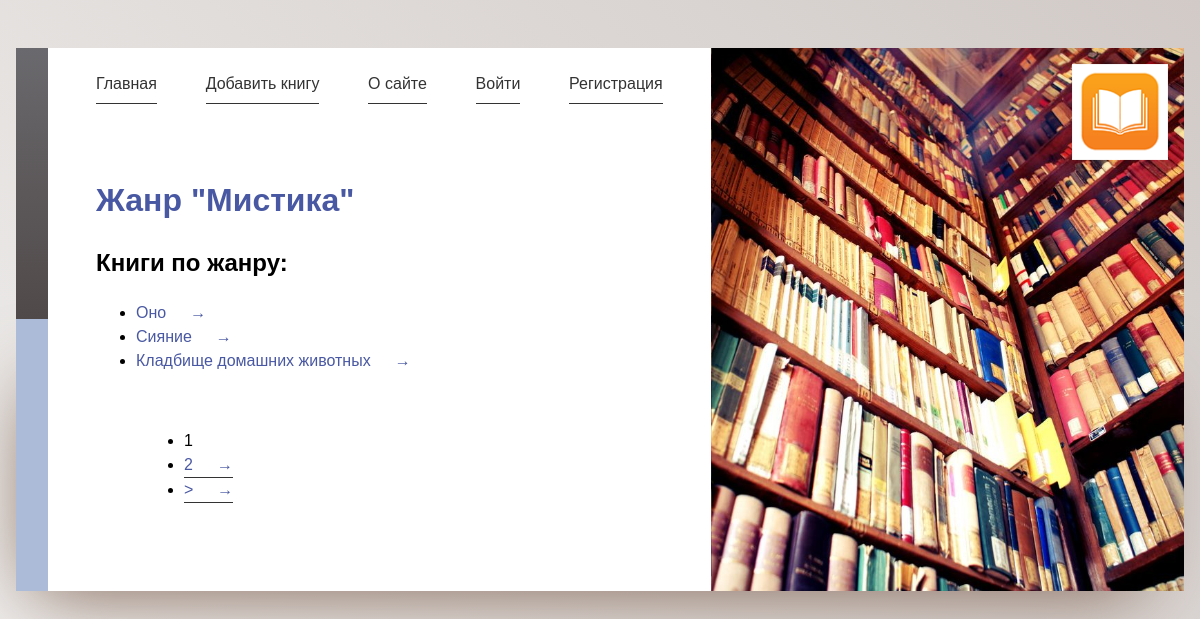
/genre/mistika/, run on the app's committed database.
### library/models.py (models this page shows, shortened)
class Genre(models.Model):
    name = models.CharField(max_length=100, verbose_name='Название')
    slug = models.SlugField(max_length=50, unique=True, db_index=True, verbose_name='URL')
    is_visible = models.BooleanField(default=True, verbose_name='Видимость')
    objects = models.Manager()
    visible = VisibleManager()
    class Meta:
        verbose_name = 'Жанр'
        verbose_name_plural = 'Жанры'
        ordering = ['name']

class Book(models.Model):
    name = models.CharField(max_length=100, verbose_name='Название')
    slug = models.SlugField(max_length=50, unique=True, db_index=True, verbose_name='URL')
    synopsis = models.TextField(blank=True, null=True, verbose_name='Описание')
    date_added = models.DateTimeField(auto_now_add=True, verbose_name='Дата добавления')
    date_updated = models.DateTimeField(auto_now=True, verbose_name='Дата изменения')
    is_visible = models.BooleanField(default=True, verbose_name='Видимость')
    genre = models.ForeignKey(Genre, on_delete=models.CASCADE, related_name='books', verbose_name='Жанр')
    author = models.ManyToManyField(Author, related_name='books', verbose_name='Автор')
    added_by = models.ForeignKey(get_user_model(), on_delete=models.SET_NULL, related_name='books',
                                 verbose_name='Добавил', null=True, default=None)
    objects = models.Manager()
    visible = VisibleManager()
    class Meta:
        verbose_name = 'Книга'
        verbose_name_plural = 'Книги'

### library/views.py (the view)
# urls.py: path('genre/<slug:genre_slug>/', views.ShowGenre.as_view(), name='genre'),
class ShowGenre(ListView):
    model = Book
    template_name = 'library/genre.html'
    context_object_name = 'books'
    paginate_by = 3
    def get_queryset(self):
        return Book.visible.filter(genre__slug=self.kwargs['genre_slug'])
    def get_context_data(self, **kwargs):
        context = super().get_context_data(**kwargs)
        if context['books']:
            genre = context['books'][0].genre
        else:
            genre = Genre.visible.get(slug=self.kwargs['genre_slug'])
        context['title'] = genre.name
        context['genre'] = genre
        return context

### library/context_processors.py (called while the page is built)
def get_menu(request):
    return {'mainmenu': menu}

### library/models.py (called while the page is built)
    def get_queryset(self):
        return super().get_queryset().filter(is_visible=True)

### library/templates/library/genre.html (shortened to what this page needs)
{% extends 'base.html' %}
{% block content %}
<h1><span>Жанр "{{ genre.name}}"</span></h1>
<h2>Книги по жанру:</h2>
<ul>
    {% for book in books %}
    <li><a href="{% url 'book' book.slug %}">{{ book.name }}</a></li>
    {% endfor %}
</ul>
{% if page_obj.has_other_pages %}
<nav class="list-pages">
    <ul>
        {% for p in paginator.page_range %}
        {% if page_obj.number == p %}
        <li class="page-num page-num-selected">{{ p }}</li>
        {% elif p >= page_obj.number|add:-2 and p <= page_obj.number|add:2 %}
        <li class="page-num">
            <a href="?page={{ p }}">{{ p }}</a>
        </li>
        {% endif %}
        {% endfor %}
        {% if page_obj.has_next %}
        <li class="page-num">
            <a href="?page={{ page_obj.next_page_number }}">&gt</a>
        </li>
        {% endif %}
    </ul>
</nav>
{% endif %}
{% endblock %}

### static/css/style.css (style rules this page uses)
:root { --var-padding: 1em; --highlight: hsl(230, 38%, 46%); --highlight-dark: hsl(230, 38%, 36%); --logo-width: 6em; --logo-offset: 1em; --main-column-width: 25em; }
* { box-sizing: border-box; }
*::before, *::after { border-box: inherit; }
nav { display: flex; padding: 1.5em var(--var-padding); grid-row: 1; grid-column: 1; background: #fff; }
nav a { display: block; color: #333; text-decoration: none; border-bottom: 1px solid #333; }
main h1 { margin-top: 0; font-weight: normal; }
main h1 span { display: block; color: var(--highlight); font-weight: bolder; }
main a { color: var(--highlight); text-decoration: none; }
main a::after { margin-left: 1.5em; content: "→"; vertical-align: baseline; }
html { min-height: 100vh; font-family: sans-serif; line-height: 1.5; background: linear-gradient(45deg, #f1f0ef, #d1cac7); background-repeat: no-repeat; background-size: cover; }
body { margin: 0; }
@media (min-width: 37.5em) { :root { --var-padding: 3em; } }
@media (min-width: 37.5em) { body { margin: 1em; } }
@media (min-width: 37.5em) { nav { justify-content: space-between; } }

### data on the page
Genre: name "Мистика"
Book: name "Оно"
Book: name "Сияние"
Book: name "Кладбище домашних животных"

### other printed values
{{ m.title }} "Главная" "Добавить книгу" "О сайте"
{{ p }} "1"
{{ p }} "2"
